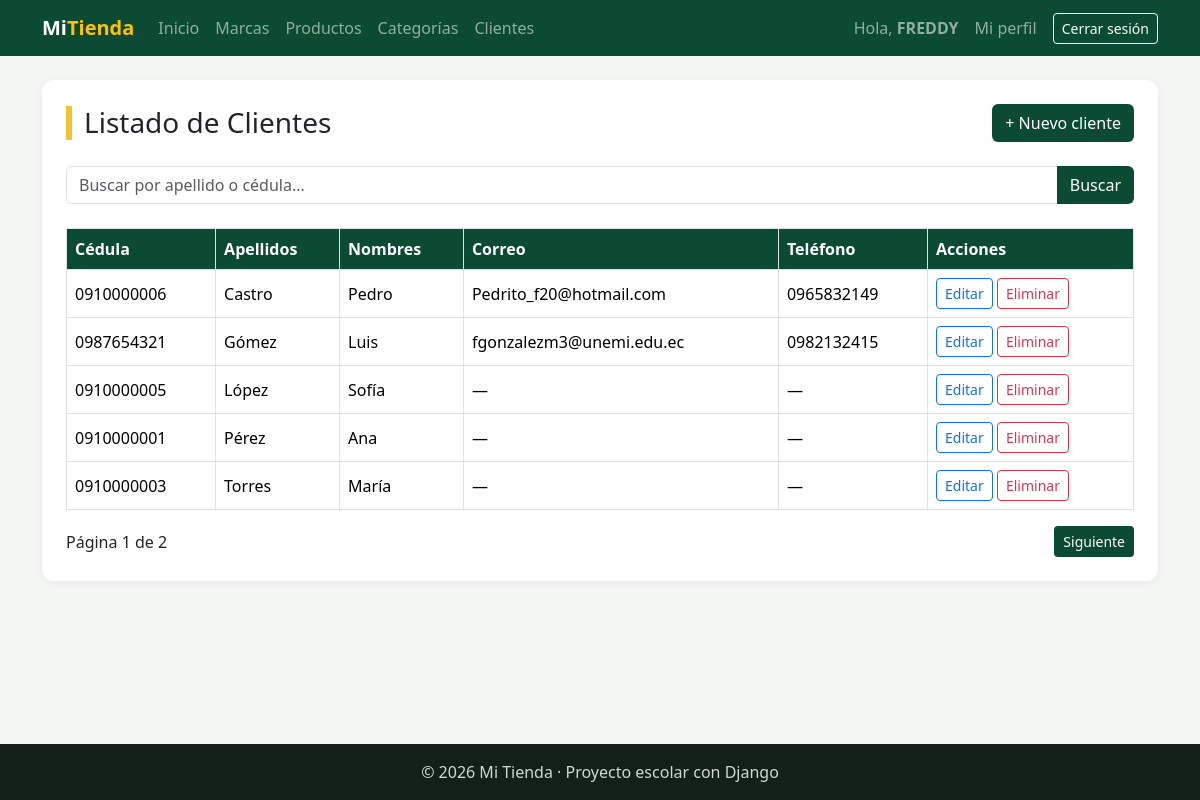
Page /facturacion/clientes/ (signed in) on the committed database.
### facturacion/models.py (models this page shows, shortened)
class Cliente(models.Model):
    cedula = models.CharField("Cédula", max_length=10, unique=True)   # Texto (no número): puede empezar con 0
    nombres = models.CharField(max_length=80)
    apellidos = models.CharField(max_length=80)
    email = models.EmailField("Correo", blank=True)                    # EmailField revisa que tenga formato de correo
    telefono = models.CharField("Teléfono", max_length=15, blank=True)
    direccion = models.CharField("Dirección", max_length=200, blank=True)
    fecha_registro = models.DateTimeField(auto_now_add=True)
    class Meta:
        verbose_name = "Cliente"
        verbose_name_plural = "Clientes"
        ordering = ["apellidos", "nombres"]      # Primero por apellido; si se repite, por nombre

### facturacion/views.py (the view)
# urls.py: path("clientes/", views.cliente_lista, name="cliente_lista"),
@login_required
def cliente_lista(request):                                # READ · GET lista, búsqueda y página
    q = request.GET.get("q", "").strip()                    # GET: busca por apellido O cédula.
    clientes = Cliente.objects.all()
    if q:
        clientes = clientes.filter(Q(apellidos__icontains=q) | Q(cedula__icontains=q))
    paginador = Paginator(clientes, 5)                     # Solo cinco clientes por página.
    page_obj = paginador.get_page(request.GET.get("page"))
    contexto = {"titulo": "Clientes", "page_obj": page_obj, "q": q}
    return render(request, "facturacion/cliente_lista.html", contexto)

### facturacion/templates/facturacion/cliente_lista.html (shortened to what this page needs)
{% extends "base.html" %}
{% block contenido %}
<div class="tarjeta">
    <div class="d-flex justify-content-between align-items-center flex-wrap gap-2 mb-4">
        <h1 class="h3 titulo-pagina m-0">Listado de Clientes</h1>
        <a href="{% url 'facturacion:cliente_crear' %}" class="btn btn-verde">+ Nuevo cliente</a>
    </div>
    <form method="get" class="input-group mb-4">
        <input type="text" name="q" value="{{ q }}" class="form-control" placeholder="Buscar por apellido o cédula...">
        <button type="submit" class="btn btn-verde">Buscar</button>
    </form>
    <div class="table-responsive"><table class="table table-bordered table-hover align-middle">
        <thead><tr><th>Cédula</th><th>Apellidos</th><th>Nombres</th><th>Correo</th><th>Teléfono</th><th>Acciones</th></tr></thead>
        <tbody>
        {% for cliente in page_obj %}
            <tr>
                <td>{{ cliente.cedula }}</td><td>{{ cliente.apellidos }}</td><td>{{ cliente.nombres }}</td>
                <td>{{ cliente.email|default:"—" }}</td><td>{{ cliente.telefono|default:"—" }}</td>
                <td>
                    <a href="{% url 'facturacion:cliente_editar' cliente.pk %}" class="btn btn-sm btn-outline-primary">Editar</a>
                    <a href="{% url 'facturacion:cliente_eliminar' cliente.pk %}" class="btn btn-sm btn-outline-danger">Eliminar</a>
                </td>
            </tr>
        {% empty %}
            <tr><td colspan="6" class="text-center text-muted py-3">No hay clientes registrados.</td></tr>
        {% endfor %}
        </tbody>
    </table></div>
    <div class="d-flex justify-content-between align-items-center">
        <span>Página {{ page_obj.number }} de {{ page_obj.paginator.num_pages }}</span>
        <div>
            {% if page_obj.has_next %}<a class="btn btn-sm btn-verde" href="?q={{ q|urlencode }}&amp;page={{ page_obj.next_page_number }}">Siguiente</a>{% endif %}
        </div>
    </div>
</div>
{% endblock %}

### templates/base.html (shortened to what this page needs)
{% load static %}
<!DOCTYPE html>
<html lang="es">
<head>
    <link href="https://cdn.jsdelivr.net/npm/bootstrap@5.3.3/dist/css/bootstrap.min.css" rel="stylesheet">
    <link rel="stylesheet" href="{% static 'css/estilos.css' %}">
</head>
<body>
    <nav class="navbar navbar-expand-lg navbar-dark barra">
        <div class="container">
            <a class="navbar-brand fw-bold" href="{% url 'home' %}">Mi<span class="text-warning">Tienda</span></a>
            <div class="collapse navbar-collapse" id="menu">
                <ul class="navbar-nav me-auto">
                    <li class="nav-item"><a class="nav-link" href="{% url 'home' %}">Inicio</a></li>
                    {% if user.is_authenticated %}
                        <li class="nav-item"><a class="nav-link" href="{% url 'facturacion:marca_lista' %}">Marcas</a></li>
                        <li class="nav-item"><a class="nav-link" href="{% url 'facturacion:producto_lista' %}">Productos</a></li>
                        <li class="nav-item"><a class="nav-link" href="{% url 'facturacion:categoria_lista' %}">Categorías</a></li>
                        <li class="nav-item"><a class="nav-link" href="{% url 'facturacion:cliente_lista' %}">Clientes</a></li>
                    {% endif %}
                </ul>
                <ul class="navbar-nav align-items-lg-center gap-2">
                    {% if user.is_authenticated %}
                        <li class="nav-item navbar-text">Hola, <b>{{ user.username }}</b></li>
                        <li class="nav-item"><a class="nav-link" href="{% url 'facturacion:mi_perfil' %}">Mi perfil</a></li>
                        <li class="nav-item">
                            <form method="post" action="{% url 'logout' %}" class="m-0">
                                <button type="submit" class="btn btn-sm btn-outline-light">Cerrar sesión</button>
                            </form>
                        </li>
                    {% else %}
                        <li class="nav-item"><a class="nav-link" href="{% url 'login' %}">Ingresar</a></li>
                        <li class="nav-item"><a class="btn btn-sm btn-warning" href="{% url 'registro' %}">Crear cuenta</a></li>
                    {% endif %}
                </ul>
            </div>
        </div>
    </nav>
    <main class="container py-4">
        {% block contenido %}{% endblock %}
    </main>
    <footer class="pie text-center py-3">© 2026 Mi Tienda · Proyecto escolar con Django</footer>
</body>
</html>

### static/css/estilos.css (style rules this page uses)
:root { --verde: #0c4b33; --verde-claro: #2f9e6e; --amarillo: #f2c230; }
body { background-color: #f3f6f2; min-height: 100vh; display: flex; flex-direction: column; }
main { flex: 1; }
.barra { background-color: var(--verde); }
.titulo-pagina { border-left: 6px solid var(--amarillo); padding-left: 12px; }
.tarjeta { background-color: white; border-radius: 12px; padding: 24px; box-shadow: 0 2px 10px rgba(0, 0, 0, .06); }
.table thead th { background-color: var(--verde); color: white; }
.btn-verde { background-color: var(--verde); color: white; }
.pie { background-color: #13201a; color: #cfd8d3; }

### rows in the picture
Cliente: cedula "0910000006", apellidos "Castro", nombres "Pedro", email "Pedrito_f20@hotmail.com", telefono "0965832149"
Cliente: cedula "0987654321", apellidos "Gómez", nombres "Luis", email "fgonzalezm3@unemi.edu.ec", telefono "0982132415"
Cliente: cedula "0910000005", apellidos "López", nombres "Sofía", email "—", telefono "—"
Cliente: cedula "0910000001", apellidos "Pérez", nombres "Ana", email "—", telefono "—"
Cliente: cedula "0910000003", apellidos "Torres", nombres "María", email "—", telefono "—"

### other values in the picture
{{ user.username }} "FREDDY"
{{ page_obj.number }} "1"
{{ page_obj.paginator.num_pages }} "2"
